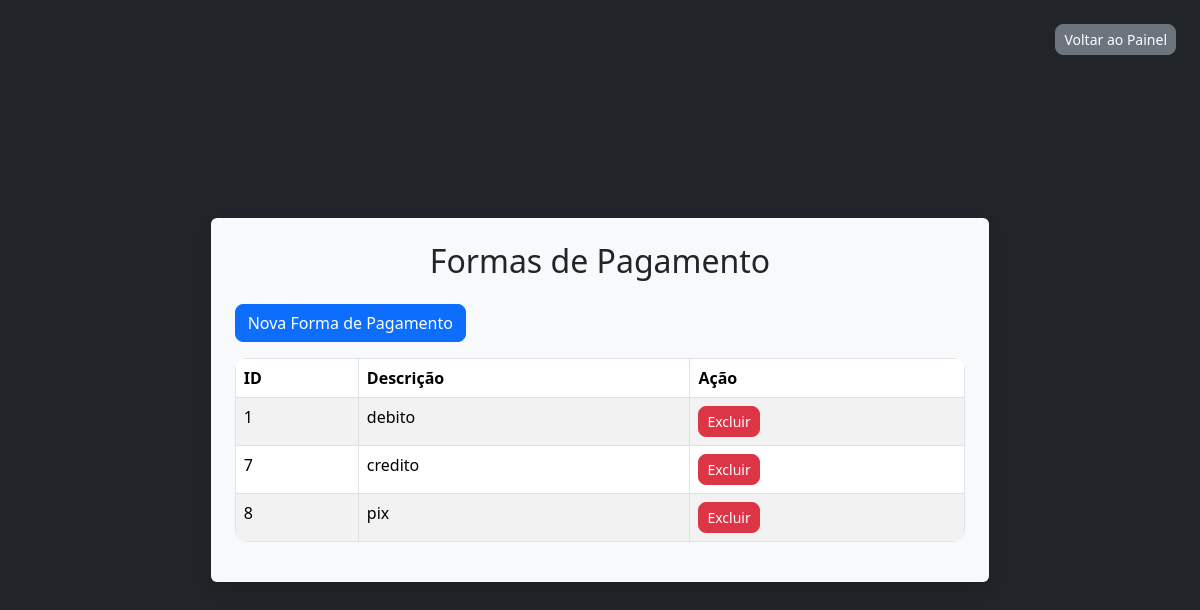
The app's page /view/forma_pagto/listar_forma_pagto.php (signed in) with its own data.
### tables this page shows
CREATE TABLE `forma_pagto` (
  `id` int(11) NOT NULL,
  `descricao` varchar(100) NOT NULL
);

### view/forma_pagto/listar_forma_pagto.php (the view, shortened to what this page needs)
<?php
include '../../connection.php';
include '../../head.php';
$result = mysqli_query($conn, "SELECT * FROM forma_pagto");
?>
<!DOCTYPE html>
<html lang="pt-BR">
<head>
</head>
<body>
    <div class="w-100 vh-100 d-flex flex-column justify-content-center align-items-center bg-dark p-3">
        <div class="col-12 col-sm-8 col-md-6 col-lg-8 bg-light p-4 rounded shadow">
            <h2 class="text-center text-dark mb-4">Formas de Pagamento</h2>
            <a href="cadastrar_forma_pagto.php" class="btn btn-primary mb-3">Nova Forma de Pagamento</a>
            <a href="../administrador/home_adm.php" class="btn btn-secondary btn-sm position-fixed" style="top: 24px; right: 24px; z-index: 999;">Voltar ao Painel</a>
            <table class="table table-striped table-bordered">
                <thead>
                    <tr>
                        <th>ID</th>
                        <th>Descrição</th>
                        <th>Ação</th>
                    </tr>
                </thead>
                <tbody>
                    <?php while ($row = mysqli_fetch_assoc($result)) : ?>
                        <tr>
                            <td><?= $row['id'] ?></td>
                            <td><?= $row['descricao'] ?></td>
                            <td>
                                <form method="POST" action="../../controller/forma_pagto_controller.php" style="display:inline;">
                                    <button type="submit" name="excluir_pagto" class="btn btn-danger btn-sm" onclick="return confirm('Excluir?')">Excluir</button>
                                </form>
                            </td>
                        </tr>
                    <?php endwhile; ?>
                </tbody>
            </table>
        </div>
    </div>
</body>
</html>

### assets/css/style.css (style rules this page uses)
* { margin: 0; padding: 0; box-sizing: border-box; }
body { font-family: 'Segoe UI', Arial, sans-serif; font-size: 16px; background-color: #222; color: #222; }
.bg-light { background-color: #fff !important; }
.bg-dark { background-color: #222 !important; }
.rounded { border-radius: 16px !important; }
.shadow { box-shadow: 0 4px 24px rgba(0,0,0,0.08), 0 1.5px 4px rgba(0,0,0,0.04); }
.btn { border-radius: 8px !important; font-weight: 500; transition: background 0.2s, color 0.2s; }
.btn-primary { background: #f7b731; border: none; color: #222; }
.btn-secondary { background: #222; border: none; color: #fff; }
.btn-danger { background: #e74c3c; border: none; color: #fff; }
.table { border-radius: 12px; overflow: hidden; }
h1, h2, h3, h4, h5 { font-family: 'Segoe UI', Arial, sans-serif; font-weight: 700; color: #f7b731; }
.text-dark { color: #222 !important; }

### records on screen
forma_pagto: id "1", descricao "debito"
forma_pagto: id "7", descricao "credito"
forma_pagto: id "8", descricao "pix"
